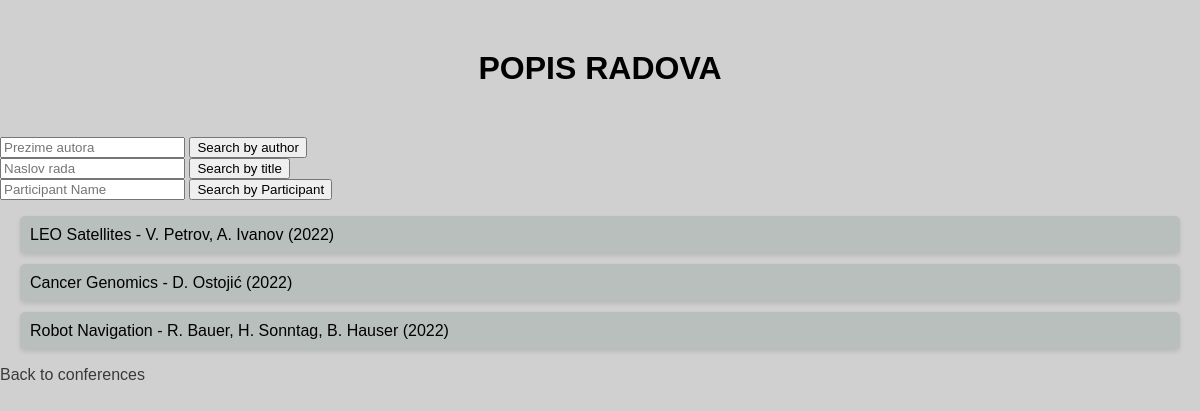
The app's page /works/ with its own data.
### main/models.py (models this page shows, shortened)
class ScientificWork(models.Model):
    id = models.AutoField(primary_key=True)
    title = models.CharField(max_length=255)
    authors = models.CharField(max_length=255)
    year_of_publication = models.IntegerField()
    areas = models.ManyToManyField(Area, related_name='works')

### main/views.py (the view)
# urls.py: path('works/', views.work_list, name='work_list'),
def work_list(request):
    works = ScientificWork.objects.all()
    return render(request, 'work_list.html', {'works': works})

### main/templates/work_list.html (shortened to what this page needs)
{% load static %}
<!DOCTYPE html>
<html>
<head>
    <link rel="stylesheet" type="text/css" href="{% static 'styles.css' %}">
</head>
<body>
    <h1>Popis radova</h1>
    {% include 'search_form.html' %}
    <ul>
        {% for work in works %}
            <li>{{ work.title }} - {{ work.authors }} ({{ work.year_of_publication }})</li>
        {% empty %}
            <li>Nema rezultata</li>
        {% endfor %}
    </ul>
    <a href="{% url 'index' %}">Back to conferences</a>
</body>
</html>

### main/static/styles.css (style rules this page uses)
body { font-family: Arial, sans-serif; background-color: #d0d0d0; margin: 0; padding: 0; }
h1 { text-align: center; text-transform: uppercase; color: #000000; margin-top: 50px; margin-bottom: 50px; }
ul { list-style-type: none; padding: 0; }
li { background-color: #1c503721; margin: 10px 20px; padding: 10px; border-radius: 5px; box-shadow: 0 2px 4px rgba(0, 0, 0, 0.1); }
a { text-decoration: none; color: #3a3a3a; }

### records on screen
ScientificWork: title "LEO Satellites", authors "V. Petrov, A. Ivanov", year_of_publication "2022"
ScientificWork: title "Cancer Genomics", authors "D. Ostojić", year_of_publication "2022"
ScientificWork: title "Robot Navigation", authors "R. Bauer, H. Sonntag, B. Hauser", year_of_publication "2022"
